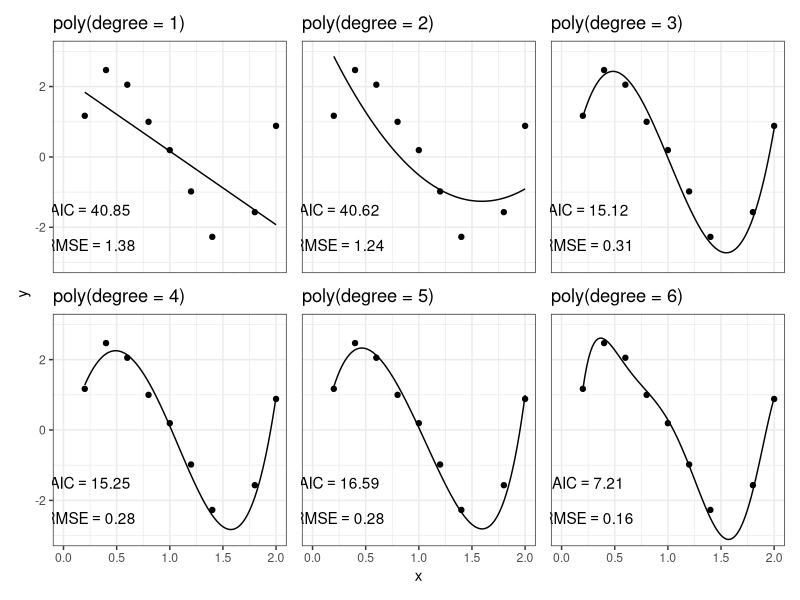
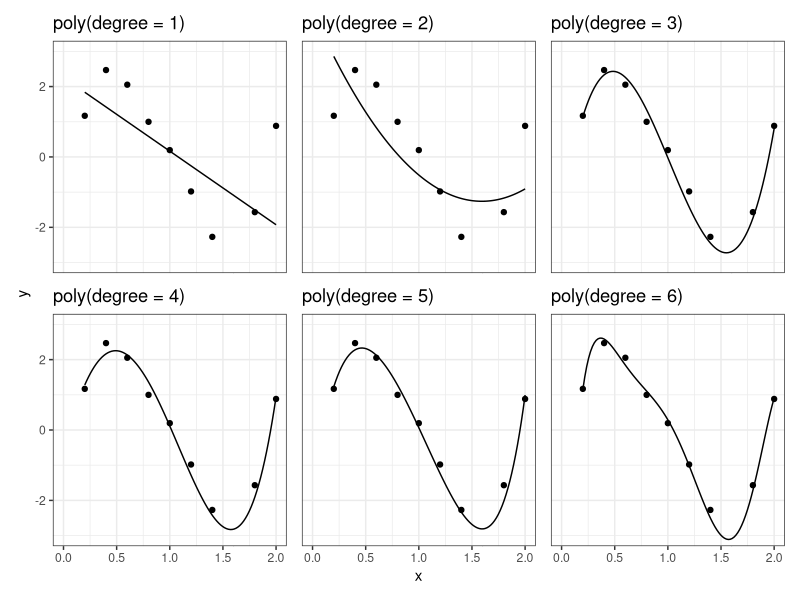
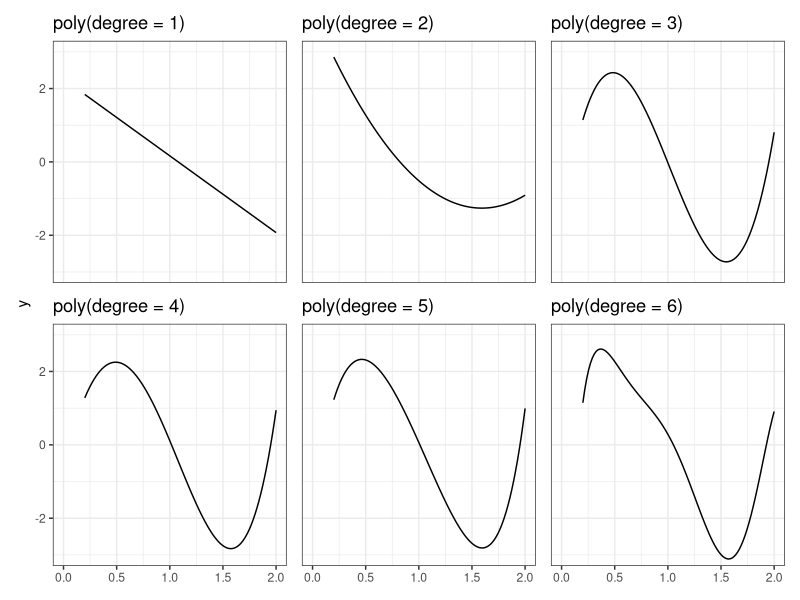
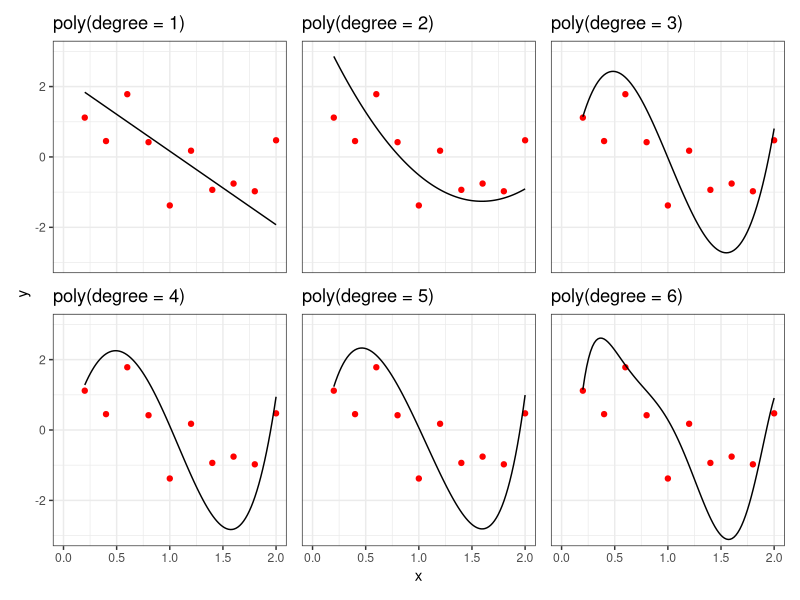
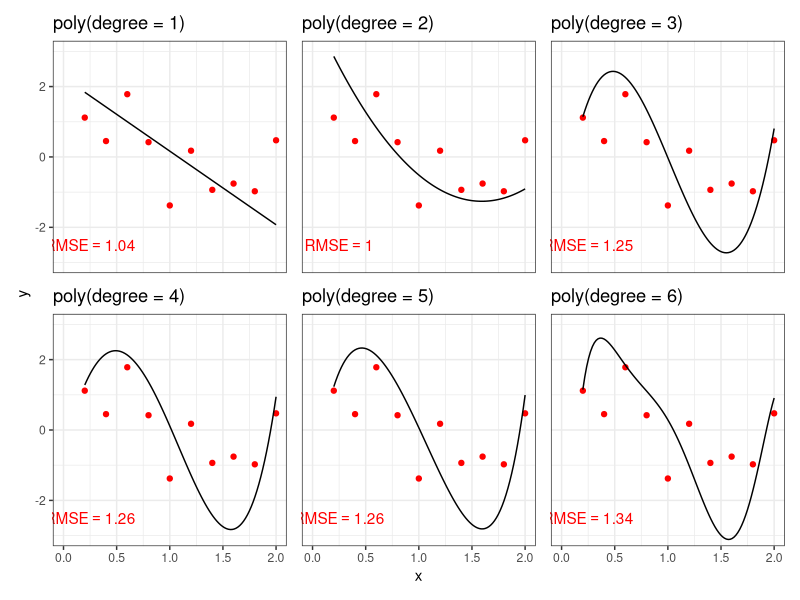
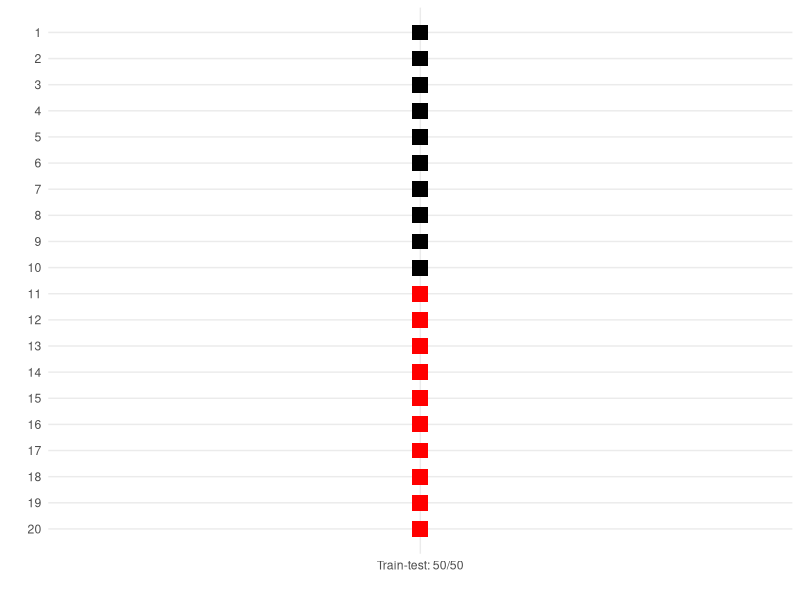
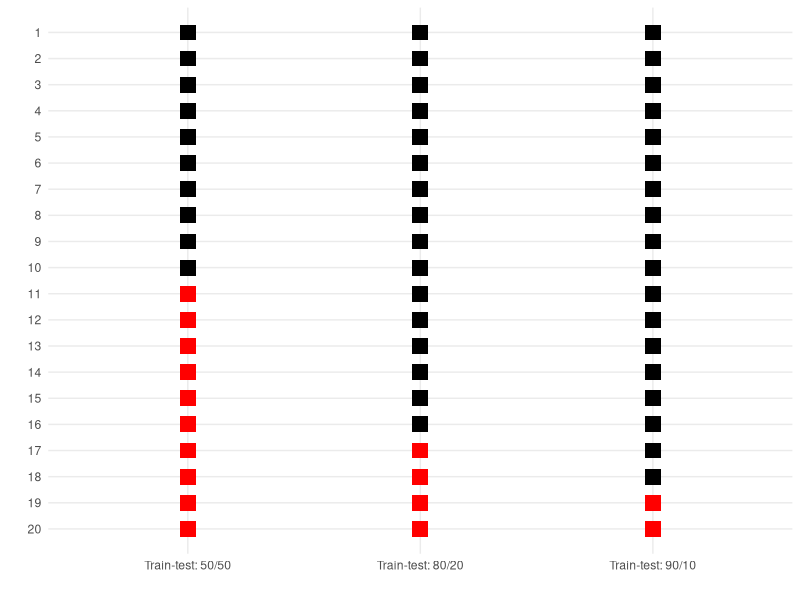
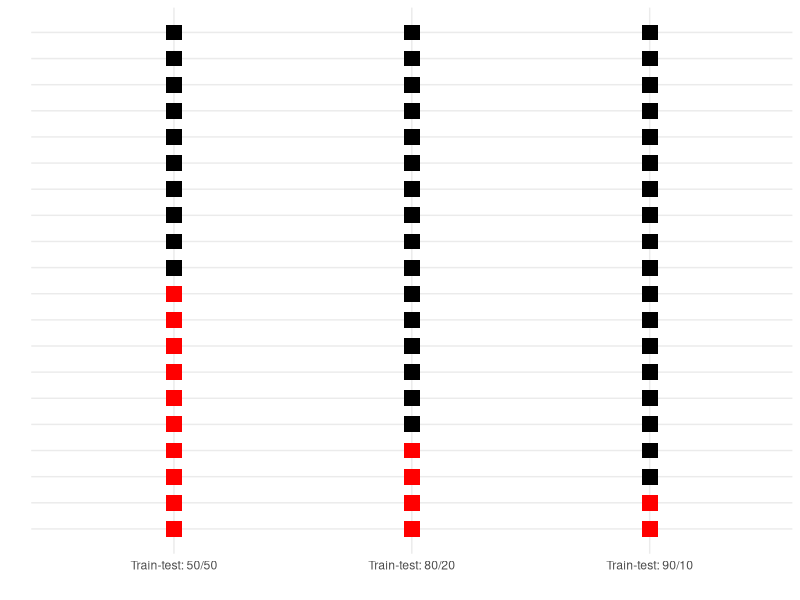

Source code (R) for these figures, in order:
## ---- chunk 1
#| echo: false

set.seed(20251027)

library(tibble)
library(dplyr)
library(ggplot2)
library(patchwork)
library(polynom)
library(purrr)
library(glue)

## ---- chunk 2

f <- function(x) 5*x * (x-1) * (x-2)
x <- (1:10)/5

simdata <- tibble(x = x, y = f(x) + rnorm(10))

lms <- map(1:6, \(order) lm(y ~ poly(x, degree = order, raw = TRUE), data = simdata))

#r2 <- map(lms, \(model) summary(model)$r.squared)
aic <- map(lms, \(model) AIC(model))
rmse <- map(lms, \(model) sqrt(mean(residuals(model)^2)))

polys_r2 <- map(lms, \(model) coef(model) |> as.polynomial() |> as.function())
  
plot_r2 <- map2(polys_r2, 1:length(lms), \(pl,nm) 
  {ggplot(simdata) + ggtitle(glue("poly(degree = {nm})")) + 
      annotate("text", x = 0.25, y = -2.5, label = paste0("RMSE == ", round(rmse[[nm]], 2)), parse = TRUE) +
      annotate("text", x = 0.25, y = -1.5, label = paste0("AIC == ", round(aic[[nm]], 2)), parse = TRUE) +
    geom_point(aes(x=x,y=y)) + 
    coord_cartesian(ylim = c(-3,3), xlim = c(0,2)) +
    geom_function(fun = pl) +
    theme_bw()}
               )

wrap_plots(plot_r2, axes='collect')


## ---- chunk 3
plots <- map2(polys_r2, 1:length(lms), \(pl,nm) 
  {ggplot(simdata) + ggtitle(glue("poly(degree = {nm})")) +
   geom_point(aes(x=x,y=y), colour = "black") + 
    geom_function(fun = pl) +
    coord_cartesian(ylim = c(-3,3), xlim = c(0,2)) +
    theme_bw()}
               )

wrap_plots(plots, axes='collect')

## ---- chunk 4
plots <- map2(polys_r2, 1:length(lms), \(pl,nm) 
  {ggplot(simdata) + ggtitle(glue("poly(degree = {nm})")) +
    geom_function(fun = pl, xlim = range(x)) +
    coord_cartesian(ylim = c(-3,3), xlim = c(0,2)) +
    theme_bw()}
               )

wrap_plots(plots, axes='collect')

## ---- chunk 5

newdata <- tibble(x = x, y = f(x) + rnorm(10))

rmse <- map(lms, \(model) sqrt(mean((predict(model, newdata = newdata) - newdata$y)^2)))

plots <- map2(polys_r2, 1:length(lms), \(pl,nm) 
  {ggplot(newdata) + ggtitle(glue("poly(degree = {nm})")) +
   geom_point(aes(x=x,y=y), colour = "red") + 
    geom_function(fun = pl) +
       #annotate("text", x = 0.25, y = -2.5, label = paste0("RMSE == ", round(rmse[[nm]], 2)), parse = TRUE) +
    coord_cartesian(ylim = c(-3,3), xlim = c(0,2)) +
    theme_bw()}
               )

wrap_plots(plots, axes='collect')

## ---- chunk 6

plots <- map2(polys_r2, 1:length(lms), \(pl,nm) 
  {ggplot(newdata) + ggtitle(glue("poly(degree = {nm})")) +
   geom_point(aes(x=x,y=y), colour = "red") + 
    geom_function(fun = pl) +
       annotate("text", x = 0.25, y = -2.5, label = paste0("RMSE == ", round(rmse[[nm]], 2)), parse = TRUE, colour = "red") +
    coord_cartesian(ylim = c(-3,3), xlim = c(0,2)) +
    theme_bw()}
               )

wrap_plots(plots, axes='collect')

## ---- chunk 7

split <- tibble(row = 1:20, type = "Train-test: 50/50", set = rep(c("1. Training set", "2. Test set"), times = c(10, 10)))

ggplot(split) + 
  geom_point(aes(y = row, x = type, colour = set), shape = 15, size = 5) +
  scale_y_reverse("", n.breaks=20) + 
  scale_x_discrete("") +
  scale_color_manual("", values = c("black","red")) +
  theme_minimal() + 
  theme(panel.grid.minor = element_blank()) +
  guides(colour="none")


## ---- chunk 8

split2 <- tibble(row = 1:20, type = "Train-test: 80/20", set = rep(c("1. Training set", "2. Test set"), times = c(16, 4))) |> bind_rows(split)

split3  <- tibble(row = 1:20, type = "Train-test: 90/10", set = rep(c("1. Training set", "2. Test set"), times = c(18, 2))) |> bind_rows(split2)

plot_split3 <- ggplot(split3) + 
  geom_point(aes(y = row, x = type, colour = set), shape = 15, size = 5) +
  scale_y_reverse("", n.breaks=20) + 
  scale_x_discrete("") +
  scale_color_manual("", values = c("black","red")) +
  theme_minimal() + 
  theme(panel.grid.minor = element_blank()) +
  guides(colour="none")

plot_split3

## ---- chunk 9
#| fig-width: 4
#| fig-height: 6
#| message: false
plot_split3 + theme(axis.text.y = element_blank())
## ---- chunk 10
#| fig-width: 4
#| fig-height: 6
#| message: false
plot_split3 + theme(axis.text.y = element_blank())
## ---- chunk 11

build_folds <- function(n,k){
  step_val <- n/k
  c1 <- seq(from = 0, to = n-step_val, by = step_val)
  c2 <- c(rep(step_val, times = k-1), 0)
  c3 <- rev(c1)
  c4 <- c(rep(0, times = k-1), step_val)
  m <- matrix(c(c1,c2,c3,c4), ncol = 4)
  
  apply(m, MARGIN = 1, 
        \(x) rep(c("1. Training set", "2. Test set", "1. Training set", "2. Test set"), times = x),
        simplify = FALSE
        )
}

kfold <- build_folds(20,5) |> 
  map(\(x) tibble(row = 1:20, set = x, type = "Train-test: 80/20")) |>
  bind_rows(.id = "fold") |>
  mutate(fold = paste("Fold", fold))


ggplot(kfold) + 
  geom_point(aes(y = row, x = type, colour = set), shape = 15, size = 5) +
  scale_y_reverse("", n.breaks=20) + 
  scale_x_discrete("") +
  scale_color_manual("", values = c("black","red")) +
  theme_bw() + 
  theme(panel.grid.minor = element_blank(), axis.text.y = element_blank(), axis.ticks.y = element_blank()) +
  guides(colour="none") + 
  facet_grid(rows = ~fold)


## ---- chunk 12

kfold <- build_folds(20,20) |> 
  map(\(x) tibble(row = 1:20, set = x, type = "LOOCV")) |>
  bind_rows(.id = "id") |>
  mutate(fold = paste("Fold", id)) |>
  mutate(fold = ordered(fold, levels = unique(paste("Fold", id))))


ggplot(kfold) + 
  geom_point(aes(y = row, x = type, colour = set), shape = 15, size = 3) +
  scale_y_reverse("", n.breaks=20) + 
  scale_x_discrete("") +
  scale_color_manual("", values = c("black","red")) +
  theme_bw() + 
  theme(panel.grid.minor = element_blank(), axis.text.y = element_blank(), axis.ticks.y = element_blank()) +
  guides(colour="none") + 
  facet_wrap(~fold, nrow=2)


